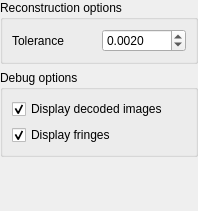
<?xml version="1.0" encoding="UTF-8"?>
<ui version="4.0">
 <class>Z3D::ZStereoSLSConfigWidget</class>
 <widget class="QWidget" name="Z3D::ZStereoSLSConfigWidget">
  <property name="geometry">
   <rect>
    <x>0</x>
    <y>0</y>
    <width>198</width>
    <height>211</height>
   </rect>
  </property>
  <property name="windowTitle">
   <string>Form</string>
  </property>
  <layout class="QVBoxLayout" name="verticalLayout">
   <property name="leftMargin">
    <number>0</number>
   </property>
   <property name="topMargin">
    <number>0</number>
   </property>
   <property name="rightMargin">
    <number>0</number>
   </property>
   <property name="bottomMargin">
    <number>0</number>
   </property>
   <item>
    <widget class="QGroupBox" name="groupBox_7">
     <property name="title">
      <string>Reconstruction options</string>
     </property>
     <layout class="QGridLayout" name="gridLayout">
      <item row="0" column="0">
       <widget class="QLabel" name="label_14">
        <property name="text">
         <string>Tolerance</string>
        </property>
       </widget>
      </item>
      <item row="0" column="1">
       <widget class="QDoubleSpinBox" name="maxValidDistanceSpinBox">
        <property name="decimals">
         <number>4</number>
        </property>
        <property name="maximum">
         <double>9999.000000000000000</double>
        </property>
        <property name="singleStep">
         <double>0.000100000000000</double>
        </property>
        <property name="value">
         <double>0.002000000000000</double>
        </property>
       </widget>
      </item>
     </layout>
    </widget>
   </item>
   <item>
    <widget class="QGroupBox" name="groupBox_9">
     <property name="title">
      <string>Debug options</string>
     </property>
     <layout class="QGridLayout" name="gridLayout_5">
      <item row="1" column="0">
       <widget class="QCheckBox" name="debugShowDecodedImagesCheckBox">
        <property name="text">
         <string>Display decoded images</string>
        </property>
        <property name="checked">
         <bool>true</bool>
        </property>
       </widget>
      </item>
      <item row="2" column="0">
       <widget class="QCheckBox" name="debugShowFringesCheckBox">
        <property name="text">
         <string>Display fringes</string>
        </property>
        <property name="checked">
         <bool>true</bool>
        </property>
       </widget>
      </item>
     </layout>
    </widget>
   </item>
   <item>
    <spacer name="verticalSpacer">
     <property name="orientation">
      <enum>Qt::Vertical</enum>
     </property>
     <property name="sizeHint" stdset="0">
      <size>
       <width>20</width>
       <height>40</height>
      </size>
     </property>
    </spacer>
   </item>
  </layout>
 </widget>
 <resources/>
 <connections/>
</ui>
